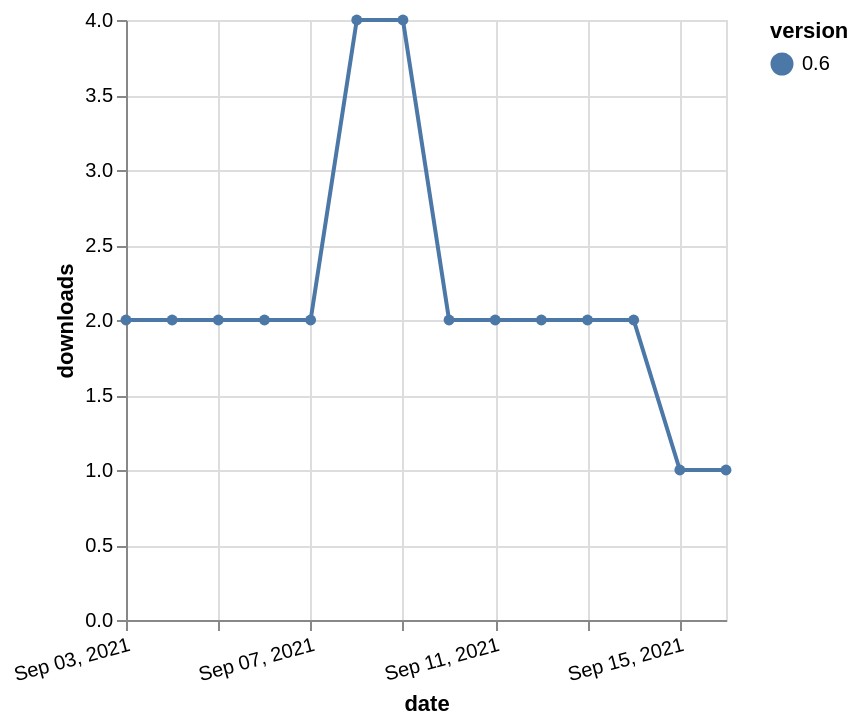

Write a Vega-Lite specification for this figure.
### Vega-Lite specification from a JSON file in a GitHub repository (floating-point values rounded to 4 significant figures)
{"$schema": "https://vega.github.io/schema/vega-lite/v5.json", "description": "A simple bar chart with embedded data.", "data": {"values": [{"date": "2021-09-03", "total": 2286, "delta": 2, "version": "0.6"}, {"date": "2021-09-04", "total": 2288, "delta": 2, "version": "0.6"}, {"date": "2021-09-05", "total": 2290, "delta": 2, "version": "0.6"}, {"date": "2021-09-06", "total": 2292, "delta": 2, "version": "0.6"}, {"date": "2021-09-07", "total": 2294, "delta": 2, "version": "0.6"}, {"date": "2021-09-08", "total": 2298, "delta": 4, "version": "0.6"}, {"date": "2021-09-09", "total": 2302, "delta": 4, "version": "0.6"}, {"date": "2021-09-10", "total": 2304, "delta": 2, "version": "0.6"}, {"date": "2021-09-11", "total": 2306, "delta": 2, "version": "0.6"}, {"date": "2021-09-12", "total": 2308, "delta": 2, "version": "0.6"}, {"date": "2021-09-13", "total": 2310, "delta": 2, "version": "0.6"}, {"date": "2021-09-14", "total": 2312, "delta": 2, "version": "0.6"}, {"date": "2021-09-15", "total": 2313, "delta": 1, "version": "0.6"}, {"date": "2021-09-16", "total": 2314, "delta": 1, "version": "0.6"}]}, "width": "container", "mark": {"type": "line", "point": {"filled": true}}, "encoding": {"x": {"field": "date", "type": "temporal", "timeUnit": "yearmonthdate", "title": "date", "axis": {"labelAngle": -15}}, "y": {"field": "delta", "type": "quantitative", "title": "downloads"}, "color": {"field": "version", "type": "nominal"}, "tooltip": {"field": "delta"}}}
